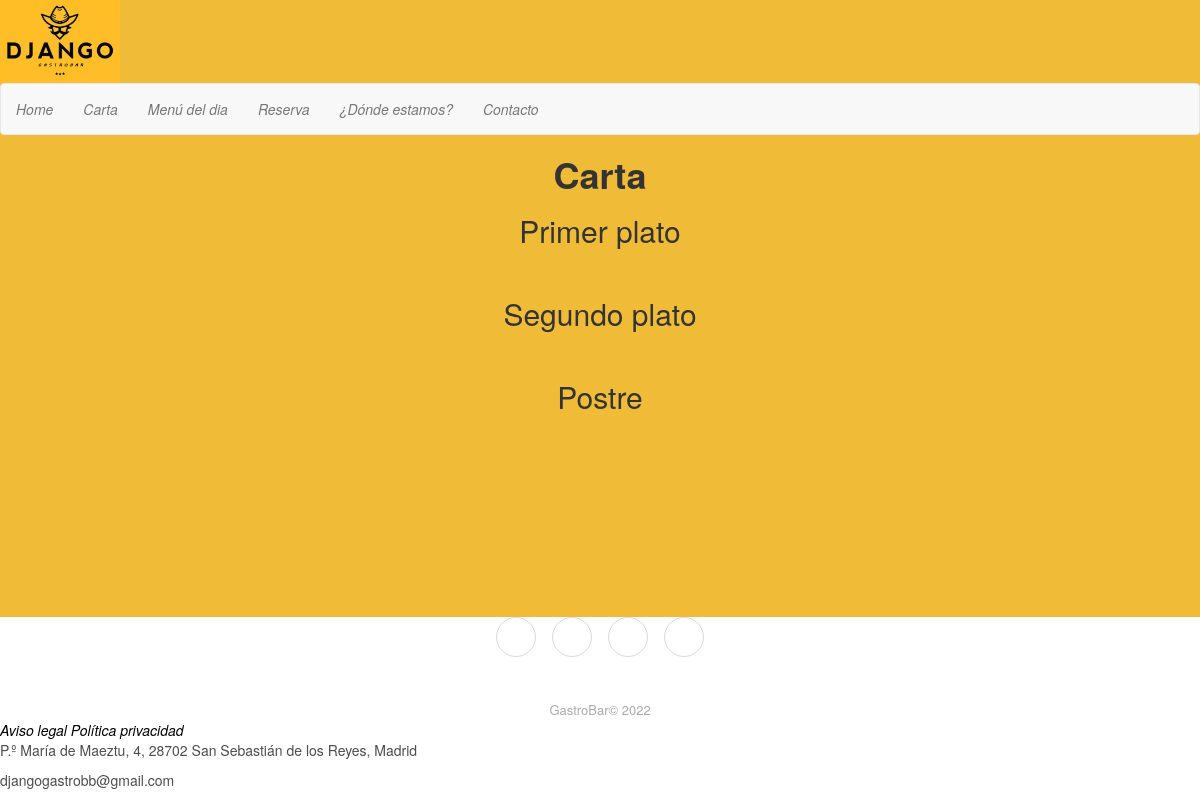
The app's page /gastrobar/carta, older data.
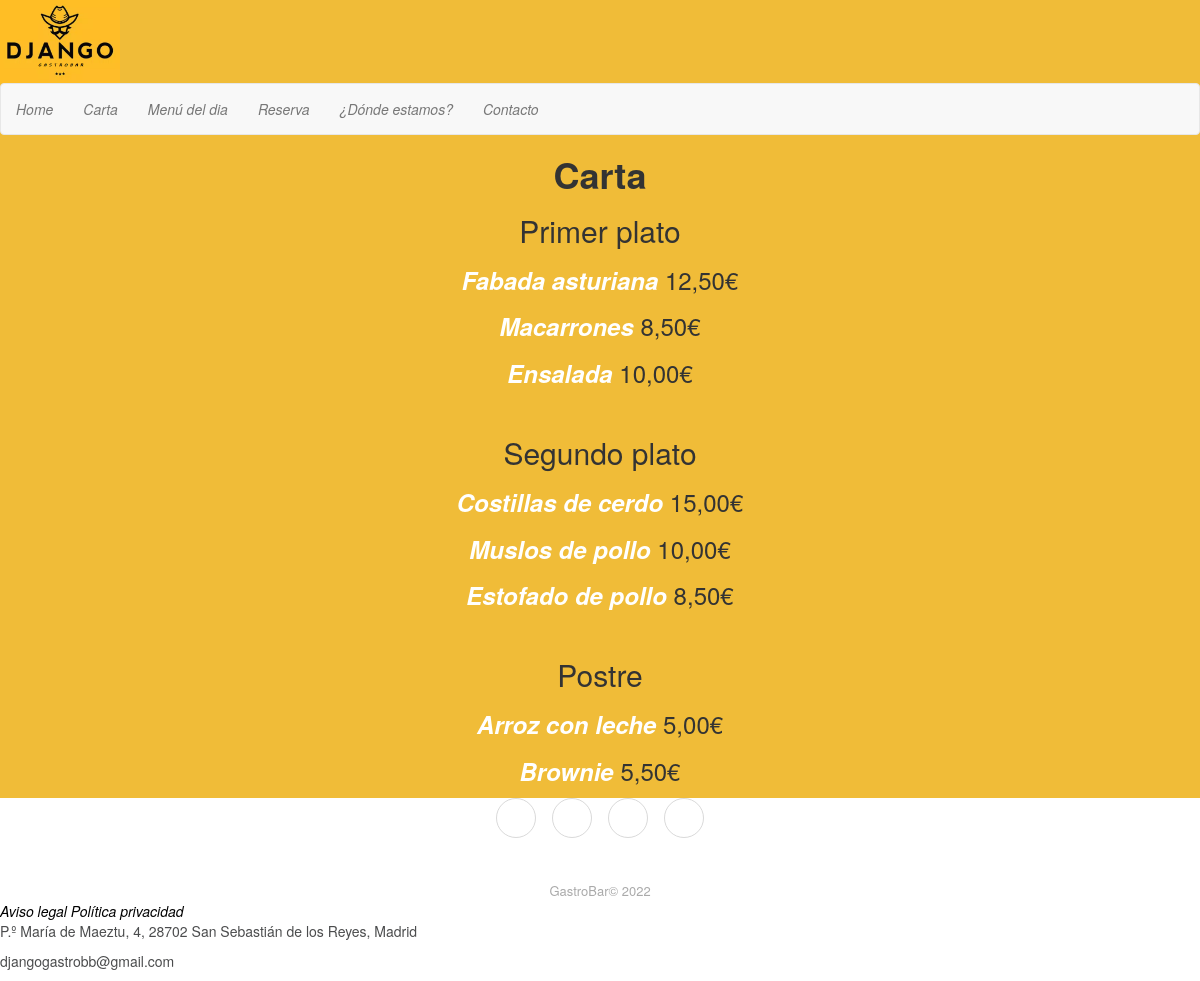
The same page, newer data.
### gastrobar/models.py (models this page shows)
class Dish(models.Model):
    name = models.CharField(max_length=100, null = False, default = None)
    type = models.IntegerField(null = False, default = None)
    description = models.TextField(null = False, default = None)
    price = models.CharField(max_length=15, null = False, default = None)
    photo = models.CharField(max_length=12, null = False, default = None)

### gastrobar/views.py (the view)
# urls.py: path('carta', views.carta, name='carta'),
def carta(request):
	cartaFirst = Dish.objects.all().filter(type="1")
	cartaSecond = Dish.objects.all().filter(type="2")
	cartaThird = Dish.objects.all().filter(type="3")
	context = {
		'cartaFirst' : cartaFirst,
		'cartaSecond' : cartaSecond,
		'cartaThird' : cartaThird,
	}
	return render(request, 'carta.html', context)

### gastrobar/templates/carta.html (shortened to what this page needs)
 {% extends 'main.html' %}  {% load static %}
 {% block page_content2 %}
  <link rel="stylesheet" href="{% static 'css/general.css' %}">
  <body>
    <div class="carta">
      <h1>Carta</h1>
          <h2>Primer plato</h2>
          {% for dish in cartaFirst %}
          <div class="card-body">
            <h3 class="card-title">
              <b><a href = "{% url 'dish' dish.pk %}"> {{dish.name}} </a></b>
              <span class="w3-right w3-tag w3-dark-grey w3-round">{{dish.price}}€</span>
            </h3>
          </div>
          {% endfor %}
          <br>
          <h2>Segundo plato</h2>
          {% for dish in cartaSecond %}
          <div class="card-body">
            <h3 class="card-title">
              <b><a href = "{% url 'dish' dish.pk %}"> {{dish.name}} </a></b>
              <span class="w3-right w3-tag w3-dark-grey w3-round">{{dish.price}}€</span>
            </h3>
          </div>
          {% endfor %}
          <br>
          <h2>Postre</h2>
          {% for dish in cartaThird %}
          <div class="card-body">
            <h3 class="card-title">
              <b><a href = "{% url 'dish' dish.pk %}"> {{dish.name}} </a></b>
              <span class="w3-right w3-tag w3-dark-grey w3-round">{{dish.price}}€</span>
            </h3>
          </div>
          {% endfor %}
    </div>
    {% endblock %}

### gastrobar/templates/main.html
{% extends 'base.html' %}
{%load static%}
{% block page_content1 %}
            <nav class="navbar navbar-default">
                  <ul class="nav navbar-nav" class="nav">
                    <li><a href="/gastrobar/homeGB">Home</a></li>
                    <li><a href="/gastrobar/carta">Carta</a></li>
                    <li><a href="/gastrobar/menu">Menú del dia</a></li>
                    <li><a href="/gastrobar/reservation">Reserva</a></li>
                    <li><a href="/gastrobar/map">¿Dónde estamos?</a></li>
                    <li><a href="/gastrobar/contacto">Contacto</a></li>
                  </ul>
              </nav>
        </header>
{% block page_content2 %}
{% endblock %}
{% endblock %}

### django_gastrobar/templates/base.html (shortened to what this page needs)
<!DOCTYPE html>
<html lang="es-ES" >
    {%load static%}
    <head>
        <link rel="stylesheet" href="https://maxcdn.bootstrapcdn.com/bootstrap/3.4.1/css/bootstrap.min.css">
        <link rel="stylesheet" href="https://cdnjs.cloudflare.com/ajax/libs/ionicons/2.0.1/css/ionicons.min.css">
        <link rel="stylesheet" href="{% static 'css/general.css' %}">
    </head>
    <body>
        <header class="header">
        <a href="../"><img src="{%static 'img/django.jpg'%}" alt="Logo" width="10%" height="100%" ></img></a>
    {% block page_content1 %}
    {% endblock %}
    <div class="footer-basic">
        <footer>
            <div class="social"><a href="#"></a><a></a><a href="#"></a><a href="#"></a></div>
            <p class="copyright">GastroBar© 2022</p>
            <a href="../legalAdvice">Aviso legal</a>
            <a href="../privacy">Política privacidad</a>
            <p>P.º María de Maeztu, 4, 28702 San Sebastián de los Reyes, Madrid</p>
            <p>djangogastrobb@gmail.com</p>
        </footer>
    </div>
    </body>
</html>

### django_gastrobar/static/css/general.css (style rules this page uses)
html { min-height: 100%; position: relative; }
body { background-color: #f0bc38; margin-bottom: 150px; }
h1 { font-weight: bold; }
a { color: rgb(255, 255, 255); text-decoration: none; font-style: italic; }
.carta { text-align: center; }
.footer-basic { background-color:#ffffff; color:#4b4c4d; position: absolute; bottom: 0; width: 100%; }
.footer-basic .social { text-align:center; padding-bottom:25px; }
.footer-basic .social > a { font-size:24px; width:40px; height:40px; line-height:40px; display:inline-block; text-align:center; border-radius:50%; border:1px solid #ccc; margin:0 8px; color:inherit; opacity:0.75; }
.footer-basic .copyright { margin-top:15px; text-align:center; font-size:13px; color:#aaa; margin-bottom:0; }
.footer-basic a { color:black }

Row changes from the older to the newer data that the page shows:
added Dish: name "Fabada asturiana", price "12,50", shown under "Primer plato"
added Dish: name "Macarrones", price "8,50", shown under "Primer plato"
added Dish: name "Ensalada", price "10,00", shown under "Primer plato"
added Dish: name "Costillas de cerdo", price "15,00", shown under "Segundo plato"
added Dish: name "Muslos de pollo", price "10,00", shown under "Segundo plato"
added Dish: name "Estofado de pollo", price "8,50", shown under "Segundo plato"
added Dish: name "Arroz con leche", price "5,00", shown under "Postre"
added Dish: name "Brownie", price "5,50", shown under "Postre"
